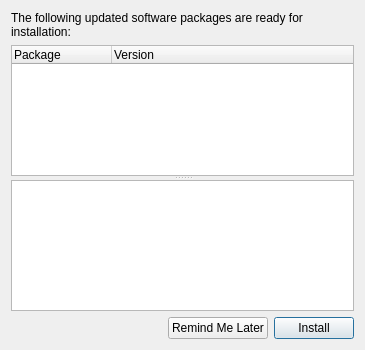
<ui version="4.0" >
 <class>UpdatesAvailableDialog</class>
 <widget class="QDialog" name="UpdatesAvailableDialog" >
  <property name="geometry" >
   <rect>
    <x>0</x>
    <y>0</y>
    <width>365</width>
    <height>350</height>
   </rect>
  </property>
  <property name="windowTitle" >
   <string>Software Updates Available</string>
  </property>
  <property name="windowIcon" >
   <iconset resource="res/vidalia.qrc" >
    <normaloff>:/images/32x32/system-software-update.png</normaloff>:/images/32x32/system-software-update.png</iconset>
  </property>
  <layout class="QGridLayout" name="gridLayout" >
   <item row="2" column="0" colspan="2" >
    <layout class="QHBoxLayout" name="horizontalLayout" >
     <item>
      <spacer name="horizontalSpacer" >
       <property name="orientation" >
        <enum>Qt::Horizontal</enum>
       </property>
       <property name="sizeHint" >
        <size>
         <width>40</width>
         <height>20</height>
        </size>
       </property>
      </spacer>
     </item>
     <item>
      <widget class="QPushButton" name="btnInstallLater" >
       <property name="text" >
        <string>Remind Me Later</string>
       </property>
      </widget>
     </item>
     <item>
      <widget class="QPushButton" name="btnInstall" >
       <property name="text" >
        <string>Install</string>
       </property>
       <property name="default" >
        <bool>true</bool>
       </property>
      </widget>
     </item>
    </layout>
   </item>
   <item row="0" column="0" colspan="2" >
    <widget class="QLabel" name="lblUpdatesAvailable" >
     <property name="text" >
      <string>The following updated software packages are ready for installation:</string>
     </property>
     <property name="wordWrap" >
      <bool>true</bool>
     </property>
    </widget>
   </item>
   <item row="1" column="0" colspan="2" >
    <widget class="QSplitter" name="splitter" >
     <property name="orientation" >
      <enum>Qt::Vertical</enum>
     </property>
     <widget class="QTreeWidget" name="treeUpdates" >
      <property name="rootIsDecorated" >
       <bool>false</bool>
      </property>
      <property name="itemsExpandable" >
       <bool>false</bool>
      </property>
      <column>
       <property name="text" >
        <string>Package</string>
       </property>
      </column>
      <column>
       <property name="text" >
        <string>Version</string>
       </property>
      </column>
     </widget>
     <widget class="QTextBrowser" name="textDetails" />
    </widget>
   </item>
  </layout>
 </widget>
 <resources>
  <include location="res/vidalia.qrc" />
 </resources>
 <connections/>
</ui>
